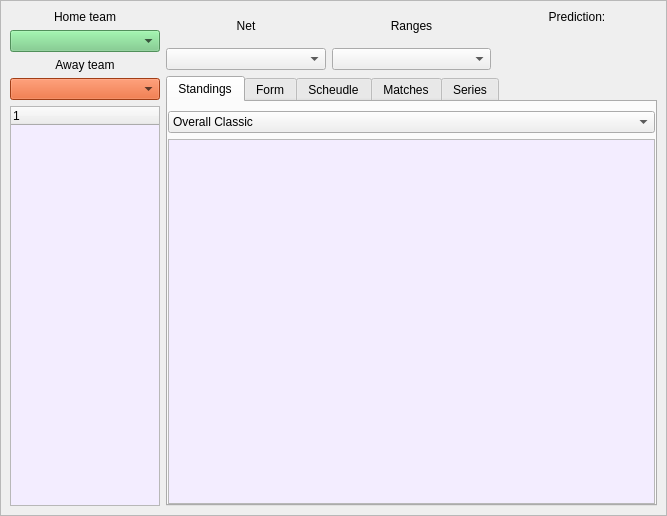
<?xml version="1.0" encoding="UTF-8"?>
<ui version="4.0">
 <class>MainWindow</class>
 <widget class="QMainWindow" name="MainWindow">
  <property name="geometry">
   <rect>
    <x>0</x>
    <y>0</y>
    <width>667</width>
    <height>516</height>
   </rect>
  </property>
  <property name="windowTitle">
   <string>Stats central</string>
  </property>
  <widget class="QWidget" name="centralwidget">
   <layout class="QHBoxLayout" name="horizontalLayout_3">
    <property name="spacing">
     <number>0</number>
    </property>
    <property name="margin">
     <number>0</number>
    </property>
    <item>
     <widget class="QFrame" name="frame_2">
      <property name="frameShape">
       <enum>QFrame::StyledPanel</enum>
      </property>
      <property name="frameShadow">
       <enum>QFrame::Raised</enum>
      </property>
      <layout class="QHBoxLayout" name="horizontalLayout_4">
       <item>
        <layout class="QVBoxLayout" name="verticalLayout_3">
         <item>
          <layout class="QVBoxLayout" name="verticalLayout">
           <item>
            <widget class="QLabel" name="label">
             <property name="sizePolicy">
              <sizepolicy hsizetype="Preferred" vsizetype="Maximum">
               <horstretch>0</horstretch>
               <verstretch>0</verstretch>
              </sizepolicy>
             </property>
             <property name="text">
              <string>Home team</string>
             </property>
             <property name="alignment">
              <set>Qt::AlignCenter</set>
             </property>
            </widget>
           </item>
           <item>
            <widget class="QComboBox" name="main_combo_home">
             <property name="styleSheet">
              <string notr="true">QComboBox{
background:#71CA80;
}</string>
             </property>
            </widget>
           </item>
           <item>
            <widget class="QLabel" name="label_2">
             <property name="sizePolicy">
              <sizepolicy hsizetype="Preferred" vsizetype="Maximum">
               <horstretch>0</horstretch>
               <verstretch>0</verstretch>
              </sizepolicy>
             </property>
             <property name="text">
              <string>Away team</string>
             </property>
             <property name="alignment">
              <set>Qt::AlignCenter</set>
             </property>
            </widget>
           </item>
           <item>
            <widget class="QComboBox" name="main_combo_away">
             <property name="styleSheet">
              <string notr="true">QComboBox{
background:#E1571F;}</string>
             </property>
            </widget>
           </item>
          </layout>
         </item>
         <item>
          <widget class="QTreeWidget" name="treeLeagues">
           <property name="sizePolicy">
            <sizepolicy hsizetype="Expanding" vsizetype="Expanding">
             <horstretch>0</horstretch>
             <verstretch>0</verstretch>
            </sizepolicy>
           </property>
           <property name="maximumSize">
            <size>
             <width>200</width>
             <height>16777215</height>
            </size>
           </property>
           <property name="palette">
            <palette>
             <active>
              <colorrole role="Base">
               <brush brushstyle="SolidPattern">
                <color alpha="255">
                 <red>243</red>
                 <green>237</green>
                 <blue>255</blue>
                </color>
               </brush>
              </colorrole>
             </active>
             <inactive>
              <colorrole role="Base">
               <brush brushstyle="SolidPattern">
                <color alpha="255">
                 <red>243</red>
                 <green>237</green>
                 <blue>255</blue>
                </color>
               </brush>
              </colorrole>
             </inactive>
             <disabled>
              <colorrole role="Base">
               <brush brushstyle="SolidPattern">
                <color alpha="255">
                 <red>247</red>
                 <green>247</green>
                 <blue>247</blue>
                </color>
               </brush>
              </colorrole>
             </disabled>
            </palette>
           </property>
           <property name="editTriggers">
            <set>QAbstractItemView::NoEditTriggers</set>
           </property>
           <property name="alternatingRowColors">
            <bool>false</bool>
           </property>
           <column>
            <property name="text">
             <string notr="true">1</string>
            </property>
           </column>
          </widget>
         </item>
        </layout>
       </item>
       <item>
        <layout class="QVBoxLayout" name="verticalLayout_11">
         <item>
          <layout class="QHBoxLayout" name="horizontalLayout">
           <item>
            <layout class="QVBoxLayout" name="verticalLayout_8">
             <item>
              <widget class="QLabel" name="label_3">
               <property name="text">
                <string>Net</string>
               </property>
               <property name="alignment">
                <set>Qt::AlignCenter</set>
               </property>
              </widget>
             </item>
             <item>
              <widget class="QComboBox" name="main_combo_nets">
               <property name="maximumSize">
                <size>
                 <width>200</width>
                 <height>16777215</height>
                </size>
               </property>
              </widget>
             </item>
            </layout>
           </item>
           <item>
            <layout class="QVBoxLayout" name="verticalLayout_9">
             <property name="spacing">
              <number>6</number>
             </property>
             <item>
              <widget class="QLabel" name="label_4">
               <property name="text">
                <string>Ranges</string>
               </property>
               <property name="alignment">
                <set>Qt::AlignCenter</set>
               </property>
              </widget>
             </item>
             <item>
              <widget class="QComboBox" name="main_combo_ranges">
               <property name="maximumSize">
                <size>
                 <width>200</width>
                 <height>16777215</height>
                </size>
               </property>
              </widget>
             </item>
            </layout>
           </item>
           <item>
            <layout class="QVBoxLayout" name="verticalLayout_10">
             <item>
              <widget class="QLabel" name="label_5">
               <property name="styleSheet">
                <string notr="true">Qlabel{
color:rgb(151, 255, 53);}</string>
               </property>
               <property name="text">
                <string>Prediction:</string>
               </property>
               <property name="alignment">
                <set>Qt::AlignCenter</set>
               </property>
              </widget>
             </item>
             <item>
              <widget class="QLabel" name="label_prediction">
               <property name="font">
                <font>
                 <pointsize>13</pointsize>
                 <weight>50</weight>
                 <italic>false</italic>
                 <bold>false</bold>
                </font>
               </property>
               <property name="styleSheet">
                <string notr="true">QLabel{
font: 13pt}</string>
               </property>
               <property name="text">
                <string/>
               </property>
               <property name="textFormat">
                <enum>Qt::AutoText</enum>
               </property>
               <property name="scaledContents">
                <bool>true</bool>
               </property>
               <property name="alignment">
                <set>Qt::AlignCenter</set>
               </property>
              </widget>
             </item>
             <item>
              <widget class="QLabel" name="label_odds">
               <property name="text">
                <string/>
               </property>
               <property name="alignment">
                <set>Qt::AlignCenter</set>
               </property>
              </widget>
             </item>
            </layout>
           </item>
          </layout>
         </item>
         <item>
          <widget class="QTabWidget" name="tabWidget_2">
           <property name="minimumSize">
            <size>
             <width>0</width>
             <height>0</height>
            </size>
           </property>
           <property name="currentIndex">
            <number>0</number>
           </property>
           <widget class="QWidget" name="tab_main_standings">
            <attribute name="title">
             <string>Standings</string>
            </attribute>
            <layout class="QVBoxLayout" name="verticalLayout_2">
             <property name="leftMargin">
              <number>0</number>
             </property>
             <property name="rightMargin">
              <number>0</number>
             </property>
             <property name="bottomMargin">
              <number>0</number>
             </property>
             <item>
              <widget class="QComboBox" name="combo_standings_mode">
               <item>
                <property name="text">
                 <string>Overall Classic</string>
                </property>
               </item>
               <item>
                <property name="text">
                 <string>Home Classic</string>
                </property>
               </item>
               <item>
                <property name="text">
                 <string>Away Classic</string>
                </property>
               </item>
               <item>
                <property name="text">
                 <string>Overall BB Rating</string>
                </property>
               </item>
               <item>
                <property name="text">
                 <string>Home BB Rating</string>
                </property>
               </item>
               <item>
                <property name="text">
                 <string>Away BB Rating</string>
                </property>
               </item>
              </widget>
             </item>
             <item>
              <widget class="QTableWidget" name="main_table_standings">
               <property name="palette">
                <palette>
                 <active>
                  <colorrole role="Base">
                   <brush brushstyle="SolidPattern">
                    <color alpha="255">
                     <red>243</red>
                     <green>237</green>
                     <blue>255</blue>
                    </color>
                   </brush>
                  </colorrole>
                 </active>
                 <inactive>
                  <colorrole role="Base">
                   <brush brushstyle="SolidPattern">
                    <color alpha="255">
                     <red>243</red>
                     <green>237</green>
                     <blue>255</blue>
                    </color>
                   </brush>
                  </colorrole>
                 </inactive>
                 <disabled>
                  <colorrole role="Base">
                   <brush brushstyle="SolidPattern">
                    <color alpha="255">
                     <red>247</red>
                     <green>247</green>
                     <blue>247</blue>
                    </color>
                   </brush>
                  </colorrole>
                 </disabled>
                </palette>
               </property>
               <property name="styleSheet">
                <string notr="true">QHeaderView::section
{
    background-color: QLinearGradient(x1:0, y1:0, x2:0, y2:1, stop:0 #616161, stop: 0.5 #505050, stop: 0.6 #434343, stop:1 #656565);
    color: white;
    padding-left: 4px;
    border: 1px solid #6c6c6c;
}</string>
               </property>
               <property name="editTriggers">
                <set>QAbstractItemView::NoEditTriggers</set>
               </property>
               <property name="selectionMode">
                <enum>QAbstractItemView::SingleSelection</enum>
               </property>
               <property name="selectionBehavior">
                <enum>QAbstractItemView::SelectRows</enum>
               </property>
              </widget>
             </item>
            </layout>
           </widget>
           <widget class="QWidget" name="tab_main_form">
            <attribute name="title">
             <string>Form</string>
            </attribute>
            <layout class="QVBoxLayout" name="verticalLayout_4">
             <property name="spacing">
              <number>6</number>
             </property>
             <property name="leftMargin">
              <number>0</number>
             </property>
             <property name="rightMargin">
              <number>0</number>
             </property>
             <property name="bottomMargin">
              <number>0</number>
             </property>
             <item>
              <widget class="QComboBox" name="combo_form_mode">
               <item>
                <property name="text">
                 <string>Overall Classic</string>
                </property>
               </item>
               <item>
                <property name="text">
                 <string>Home Classic</string>
                </property>
               </item>
               <item>
                <property name="text">
                 <string>Away Classic</string>
                </property>
               </item>
               <item>
                <property name="text">
                 <string>Overall BB Rating</string>
                </property>
               </item>
               <item>
                <property name="text">
                 <string>Home BB Rating</string>
                </property>
               </item>
               <item>
                <property name="text">
                 <string>Away BB Rating</string>
                </property>
               </item>
              </widget>
             </item>
             <item>
              <widget class="QTableWidget" name="main_table_form">
               <property name="palette">
                <palette>
                 <active>
                  <colorrole role="Base">
                   <brush brushstyle="SolidPattern">
                    <color alpha="255">
                     <red>243</red>
                     <green>237</green>
                     <blue>255</blue>
                    </color>
                   </brush>
                  </colorrole>
                 </active>
                 <inactive>
                  <colorrole role="Base">
                   <brush brushstyle="SolidPattern">
                    <color alpha="255">
                     <red>243</red>
                     <green>237</green>
                     <blue>255</blue>
                    </color>
                   </brush>
                  </colorrole>
                 </inactive>
                 <disabled>
                  <colorrole role="Base">
                   <brush brushstyle="SolidPattern">
                    <color alpha="255">
                     <red>247</red>
                     <green>247</green>
                     <blue>247</blue>
                    </color>
                   </brush>
                  </colorrole>
                 </disabled>
                </palette>
               </property>
               <property name="styleSheet">
                <string notr="true">QHeaderView::section
{
    background-color: QLinearGradient(x1:0, y1:0, x2:0, y2:1, stop:0 #616161, stop: 0.5 #505050, stop: 0.6 #434343, stop:1 #656565);
    color: white;
    padding-left: 4px;
    border: 1px solid #6c6c6c;
}</string>
               </property>
               <property name="editTriggers">
                <set>QAbstractItemView::NoEditTriggers</set>
               </property>
               <property name="selectionMode">
                <enum>QAbstractItemView::SingleSelection</enum>
               </property>
               <property name="selectionBehavior">
                <enum>QAbstractItemView::SelectRows</enum>
               </property>
              </widget>
             </item>
            </layout>
           </widget>
           <widget class="QWidget" name="tab_main_scheudle">
            <attribute name="title">
             <string>Scheudle</string>
            </attribute>
            <layout class="QVBoxLayout" name="verticalLayout_5">
             <property name="spacing">
              <number>6</number>
             </property>
             <property name="leftMargin">
              <number>0</number>
             </property>
             <property name="rightMargin">
              <number>0</number>
             </property>
             <property name="bottomMargin">
              <number>0</number>
             </property>
             <item>
              <widget class="QComboBox" name="combo_scheudle_dates"/>
             </item>
             <item>
              <widget class="QTableWidget" name="main_table_scheudle">
               <property name="palette">
                <palette>
                 <active>
                  <colorrole role="Base">
                   <brush brushstyle="SolidPattern">
                    <color alpha="255">
                     <red>243</red>
                     <green>237</green>
                     <blue>255</blue>
                    </color>
                   </brush>
                  </colorrole>
                 </active>
                 <inactive>
                  <colorrole role="Base">
                   <brush brushstyle="SolidPattern">
                    <color alpha="255">
                     <red>243</red>
                     <green>237</green>
                     <blue>255</blue>
                    </color>
                   </brush>
                  </colorrole>
                 </inactive>
                 <disabled>
                  <colorrole role="Base">
                   <brush brushstyle="SolidPattern">
                    <color alpha="255">
                     <red>247</red>
                     <green>247</green>
                     <blue>247</blue>
                    </color>
                   </brush>
                  </colorrole>
                 </disabled>
                </palette>
               </property>
               <property name="styleSheet">
                <string notr="true">QHeaderView::section
{
    background-color: QLinearGradient(x1:0, y1:0, x2:0, y2:1, stop:0 #616161, stop: 0.5 #505050, stop: 0.6 #434343, stop:1 #656565);
    color: white;
    padding-left: 4px;
    border: 1px solid #6c6c6c;
}</string>
               </property>
               <property name="editTriggers">
                <set>QAbstractItemView::NoEditTriggers</set>
               </property>
               <property name="selectionMode">
                <enum>QAbstractItemView::SingleSelection</enum>
               </property>
               <property name="selectionBehavior">
                <enum>QAbstractItemView::SelectRows</enum>
               </property>
               <property name="gridStyle">
                <enum>Qt::SolidLine</enum>
               </property>
               <attribute name="verticalHeaderVisible">
                <bool>false</bool>
               </attribute>
               <attribute name="verticalHeaderHighlightSections">
                <bool>true</bool>
               </attribute>
              </widget>
             </item>
            </layout>
           </widget>
           <widget class="QWidget" name="tab_main_home">
            <attribute name="title">
             <string>Matches</string>
            </attribute>
            <layout class="QHBoxLayout" name="horizontalLayout_2">
             <property name="leftMargin">
              <number>0</number>
             </property>
             <property name="rightMargin">
              <number>0</number>
             </property>
             <property name="bottomMargin">
              <number>0</number>
             </property>
             <item>
              <layout class="QVBoxLayout" name="verticalLayout_6">
               <item>
                <widget class="QLabel" name="label_home">
                 <property name="text">
                  <string>Home team</string>
                 </property>
                 <property name="alignment">
                  <set>Qt::AlignCenter</set>
                 </property>
                </widget>
               </item>
               <item>
                <widget class="QComboBox" name="combo_home_mode">
                 <property name="currentIndex">
                  <number>1</number>
                 </property>
                 <item>
                  <property name="text">
                   <string>Overall</string>
                  </property>
                 </item>
                 <item>
                  <property name="text">
                   <string>Home</string>
                  </property>
                 </item>
                 <item>
                  <property name="text">
                   <string>Away</string>
                  </property>
                 </item>
                </widget>
               </item>
               <item>
                <widget class="QTableWidget" name="main_table_home">
                 <property name="palette">
                  <palette>
                   <active>
                    <colorrole role="Base">
                     <brush brushstyle="SolidPattern">
                      <color alpha="255">
                       <red>243</red>
                       <green>237</green>
                       <blue>255</blue>
                      </color>
                     </brush>
                    </colorrole>
                   </active>
                   <inactive>
                    <colorrole role="Base">
                     <brush brushstyle="SolidPattern">
                      <color alpha="255">
                       <red>243</red>
                       <green>237</green>
                       <blue>255</blue>
                      </color>
                     </brush>
                    </colorrole>
                   </inactive>
                   <disabled>
                    <colorrole role="Base">
                     <brush brushstyle="SolidPattern">
                      <color alpha="255">
                       <red>247</red>
                       <green>247</green>
                       <blue>247</blue>
                      </color>
                     </brush>
                    </colorrole>
                   </disabled>
                  </palette>
                 </property>
                 <property name="styleSheet">
                  <string notr="true">QHeaderView::section
{
    background-color: QLinearGradient(x1:0, y1:0, x2:0, y2:1, stop:0 #616161, stop: 0.5 #505050, stop: 0.6 #434343, stop:1 #656565);
    color: white;
    padding-left: 4px;
    border: 1px solid #6c6c6c;
}</string>
                 </property>
                 <property name="editTriggers">
                  <set>QAbstractItemView::NoEditTriggers</set>
                 </property>
                 <property name="selectionMode">
                  <enum>QAbstractItemView::SingleSelection</enum>
                 </property>
                 <property name="selectionBehavior">
                  <enum>QAbstractItemView::SelectRows</enum>
                 </property>
                 <attribute name="horizontalHeaderMinimumSectionSize">
                  <number>10</number>
                 </attribute>
                 <attribute name="horizontalHeaderShowSortIndicator" stdset="0">
                  <bool>true</bool>
                 </attribute>
                 <attribute name="verticalHeaderCascadingSectionResizes">
                  <bool>false</bool>
                 </attribute>
                 <attribute name="verticalHeaderDefaultSectionSize">
                  <number>20</number>
                 </attribute>
                 <attribute name="verticalHeaderMinimumSectionSize">
                  <number>10</number>
                 </attribute>
                 <attribute name="verticalHeaderStretchLastSection">
                  <bool>false</bool>
                 </attribute>
                </widget>
               </item>
              </layout>
             </item>
             <item>
              <layout class="QVBoxLayout" name="verticalLayout_7">
               <item>
                <widget class="QLabel" name="label_away">
                 <property name="text">
                  <string>Away team</string>
                 </property>
                 <property name="alignment">
                  <set>Qt::AlignCenter</set>
                 </property>
                </widget>
               </item>
               <item>
                <widget class="QComboBox" name="combo_away_mode">
                 <property name="currentIndex">
                  <number>2</number>
                 </property>
                 <item>
                  <property name="text">
                   <string>Overall</string>
                  </property>
                 </item>
                 <item>
                  <property name="text">
                   <string>Home</string>
                  </property>
                 </item>
                 <item>
                  <property name="text">
                   <string>Away</string>
                  </property>
                 </item>
                </widget>
               </item>
               <item>
                <widget class="QTableWidget" name="main_table_away">
                 <property name="palette">
                  <palette>
                   <active>
                    <colorrole role="Base">
                     <brush brushstyle="SolidPattern">
                      <color alpha="255">
                       <red>243</red>
                       <green>237</green>
                       <blue>255</blue>
                      </color>
                     </brush>
                    </colorrole>
                   </active>
                   <inactive>
                    <colorrole role="Base">
                     <brush brushstyle="SolidPattern">
                      <color alpha="255">
                       <red>243</red>
                       <green>237</green>
                       <blue>255</blue>
                      </color>
                     </brush>
                    </colorrole>
                   </inactive>
                   <disabled>
                    <colorrole role="Base">
                     <brush brushstyle="SolidPattern">
                      <color alpha="255">
                       <red>247</red>
                       <green>247</green>
                       <blue>247</blue>
                      </color>
                     </brush>
                    </colorrole>
                   </disabled>
                  </palette>
                 </property>
                 <property name="styleSheet">
                  <string notr="true">QHeaderView::section
{
    background-color: QLinearGradient(x1:0, y1:0, x2:0, y2:1, stop:0 #616161, stop: 0.5 #505050, stop: 0.6 #434343, stop:1 #656565);
    color: white;
    padding-left: 4px;
    border: 1px solid #6c6c6c;
}</string>
                 </property>
                 <property name="editTriggers">
                  <set>QAbstractItemView::NoEditTriggers</set>
                 </property>
                 <property name="selectionMode">
                  <enum>QAbstractItemView::SingleSelection</enum>
                 </property>
                 <property name="selectionBehavior">
                  <enum>QAbstractItemView::SelectRows</enum>
                 </property>
                 <attribute name="horizontalHeaderMinimumSectionSize">
                  <number>10</number>
                 </attribute>
                 <attribute name="horizontalHeaderShowSortIndicator" stdset="0">
                  <bool>true</bool>
                 </attribute>
                 <attribute name="verticalHeaderCascadingSectionResizes">
                  <bool>false</bool>
                 </attribute>
                 <attribute name="verticalHeaderDefaultSectionSize">
                  <number>20</number>
                 </attribute>
                 <attribute name="verticalHeaderMinimumSectionSize">
                  <number>10</number>
                 </attribute>
                 <attribute name="verticalHeaderStretchLastSection">
                  <bool>false</bool>
                 </attribute>
                </widget>
               </item>
              </layout>
             </item>
            </layout>
           </widget>
           <widget class="QWidget" name="tab">
            <attribute name="title">
             <string>Series</string>
            </attribute>
            <layout class="QVBoxLayout" name="verticalLayout_12">
             <item>
              <layout class="QHBoxLayout" name="horizontalLayout_6">
               <item>
                <widget class="QLabel" name="label_6">
                 <property name="maximumSize">
                  <size>
                   <width>190</width>
                   <height>16777215</height>
                  </size>
                 </property>
                 <property name="text">
                  <string>Minimum value</string>
                 </property>
                 <property name="alignment">
                  <set>Qt::AlignCenter</set>
                 </property>
                </widget>
               </item>
               <item>
                <widget class="QSpinBox" name="spin_series">
                 <property name="maximumSize">
                  <size>
                   <width>50</width>
                   <height>16777215</height>
                  </size>
                 </property>
                 <property name="value">
                  <number>3</number>
                 </property>
                </widget>
               </item>
              </layout>
             </item>
             <item>
              <layout class="QHBoxLayout" name="horizontalLayout_5">
               <item>
                <widget class="QTreeWidget" name="tree_series_home">
                 <property name="editTriggers">
                  <set>QAbstractItemView::NoEditTriggers</set>
                 </property>
                 <column>
                  <property name="text">
                   <string notr="true">1</string>
                  </property>
                 </column>
                </widget>
               </item>
               <item>
                <widget class="QTreeWidget" name="tree_series_away">
                 <property name="editTriggers">
                  <set>QAbstractItemView::NoEditTriggers</set>
                 </property>
                 <column>
                  <property name="text">
                   <string notr="true">1</string>
                  </property>
                 </column>
                </widget>
               </item>
              </layout>
             </item>
            </layout>
           </widget>
          </widget>
         </item>
        </layout>
       </item>
      </layout>
     </widget>
    </item>
   </layout>
  </widget>
  <action name="actionZakresy">
   <property name="text">
    <string>Zakresy</string>
   </property>
  </action>
  <action name="actionExport_data">
   <property name="text">
    <string>Export data</string>
   </property>
  </action>
  <action name="actionLearn">
   <property name="text">
    <string>Learn</string>
   </property>
  </action>
  <action name="actionSimulation">
   <property name="text">
    <string>Simulation</string>
   </property>
  </action>
  <action name="actionExport">
   <property name="text">
    <string>Export manager</string>
   </property>
  </action>
  <action name="actionLearning">
   <property name="text">
    <string>Learning</string>
   </property>
  </action>
  <action name="actionLearning_manager">
   <property name="text">
    <string>Learning manager</string>
   </property>
  </action>
  <action name="actionUpdate_manager">
   <property name="text">
    <string>Update manager</string>
   </property>
  </action>
  <action name="actionLinks_creator">
   <property name="text">
    <string>Links creator</string>
   </property>
  </action>
  <action name="actionLeagues_creator">
   <property name="text">
    <string>Leagues creator</string>
   </property>
  </action>
  <action name="actionSimulator">
   <property name="text">
    <string>Simulator</string>
   </property>
  </action>
  <action name="actionSimulator_2">
   <property name="text">
    <string>Simulator</string>
   </property>
  </action>
  <action name="actionUpdate_manager_2">
   <property name="text">
    <string>Update manager</string>
   </property>
  </action>
  <action name="actionLinks_creator_2">
   <property name="text">
    <string>Links creator</string>
   </property>
  </action>
  <action name="actionLeague_creator_2">
   <property name="text">
    <string>League creator</string>
   </property>
  </action>
  <action name="actionExport_manager">
   <property name="text">
    <string>Export manager</string>
   </property>
  </action>
  <action name="actionLearning_manager_2">
   <property name="text">
    <string>Learning manager</string>
   </property>
  </action>
  <action name="actionExit">
   <property name="text">
    <string>Exit</string>
   </property>
  </action>
  <action name="actionAbout">
   <property name="text">
    <string>About</string>
   </property>
  </action>
 </widget>
 <resources/>
 <connections/>
</ui>
